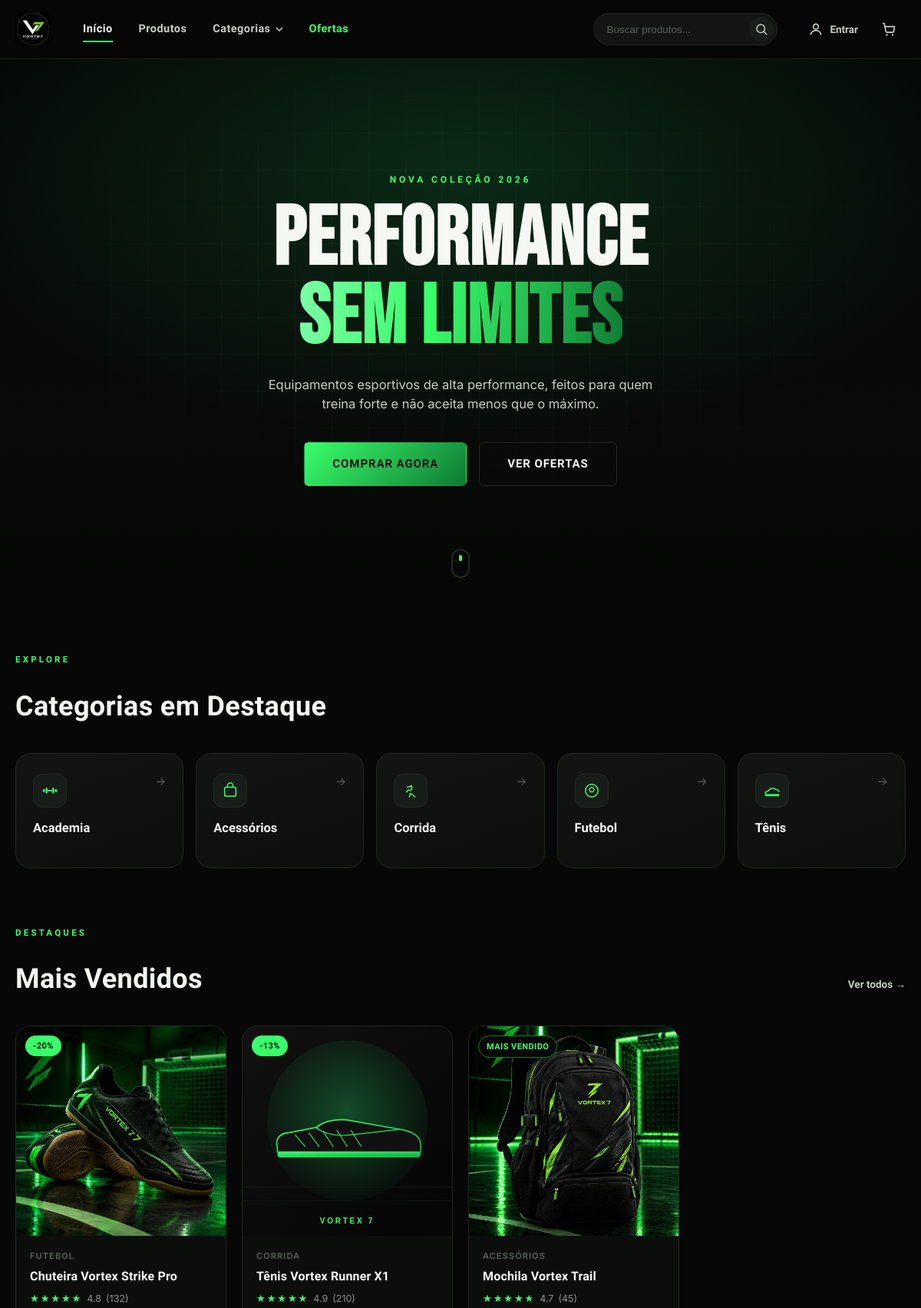
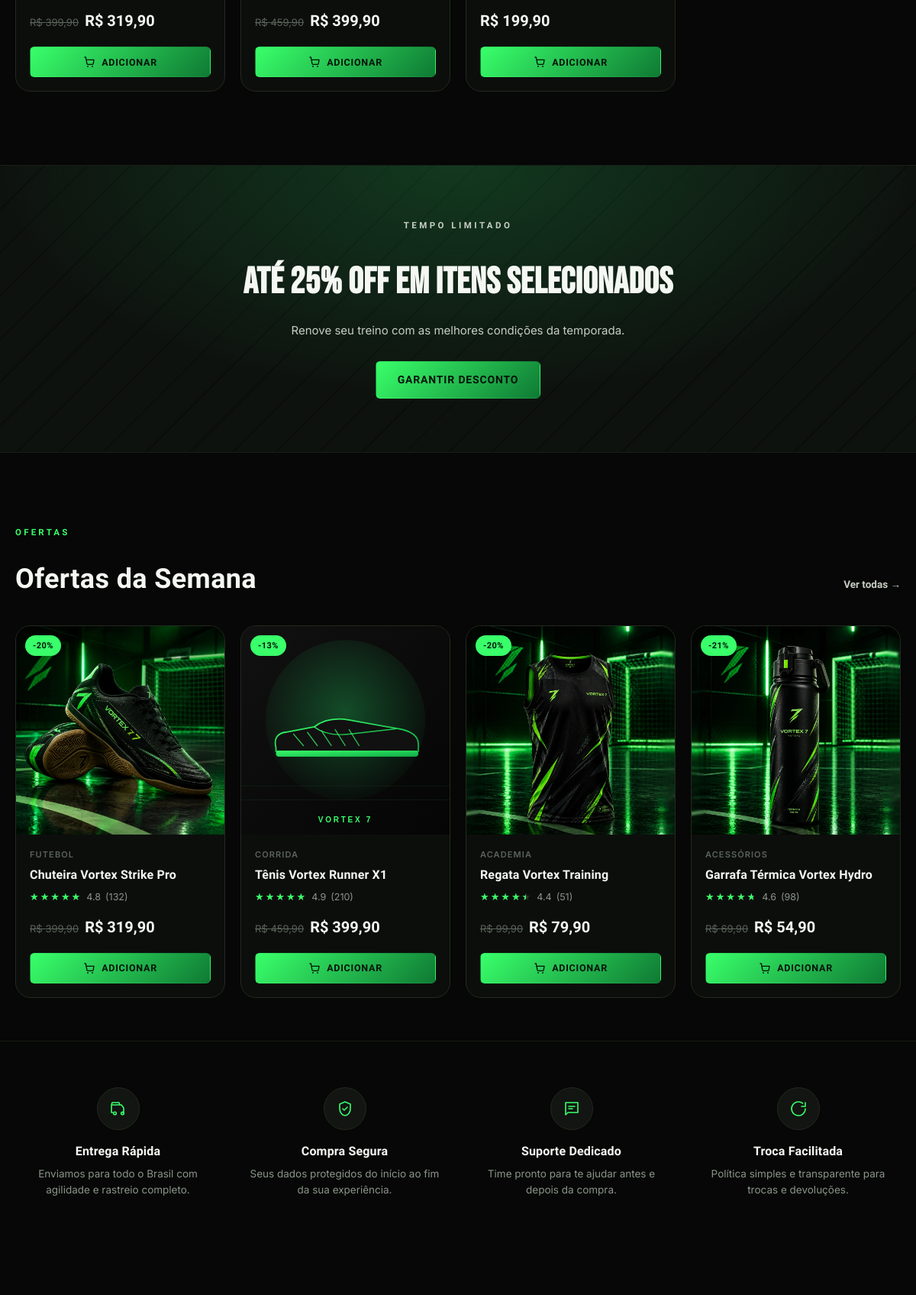
The app's page /vortex7/ (upper part) with its own data (2 pictures, top to bottom).
### tables this page shows
CREATE TABLE categories (
            id INTEGER PRIMARY KEY AUTOINCREMENT,
            name TEXT NOT NULL UNIQUE,
            slug TEXT NOT NULL UNIQUE
        );

CREATE TABLE products (
            id INTEGER PRIMARY KEY AUTOINCREMENT,
            name TEXT NOT NULL,
            description TEXT,
            price REAL NOT NULL,
            promo_price REAL,
            category_id INTEGER NOT NULL,
            image TEXT,
            stock INTEGER NOT NULL DEFAULT 0,
            rating REAL DEFAULT 4.5,
            reviews_count INTEGER DEFAULT 0,
            sizes TEXT,
            colors TEXT,
            featured INTEGER DEFAULT 0,
            FOREIGN KEY (category_id) REFERENCES categories(id)
        );

### vortex7/routes.py (the view)
@app.route("/")
def index():
    db = get_db()
    featured = db.execute(
        "SELECT p.*, c.name as category_name FROM products p JOIN categories c ON p.category_id = c.id "
        "WHERE p.featured = 1 ORDER BY p.id"
    ).fetchall()
    offers = db.execute(
        "SELECT p.*, c.name as category_name FROM products p JOIN categories c ON p.category_id = c.id "
        "WHERE p.promo_price IS NOT NULL ORDER BY p.id"
    ).fetchall()
    categories = db.execute("SELECT * FROM categories ORDER BY name").fetchall()
    return render_template(
        "vortex7/index.html", featured=featured, offers=offers, categories=categories
    )

### vortex7/admin.py (called while the page is built, shortened)
@admin_bp.app_context_processor
def _admin_ctx():
    if not request.endpoint or not request.endpoint.startswith("vortex7.admin."):
        return {}

### vortex7/common.py (called while the page is built, shortened)
def get_db():
    if "db" not in g:
        g.db = sqlite3.connect(DB_PATH, timeout=15)
        g.db.row_factory = sqlite3.Row
        g.db.execute("PRAGMA foreign_keys = ON")
    return g.db

def load_settings(db=None):
    db = db or get_db()
    data = dict(DEFAULT_SETTINGS)
    for row in db.execute("SELECT key, value FROM settings"):
        data[row["key"]] = row["value"]
    return data

def format_brl(value):
    value = float(value or 0)
    return f"{value:,.2f}".replace(",", "X").replace(".", ",").replace("X", ".")

def csrf_token():
    token = session.get("_csrf")
    if not token:
        token = secrets.token_urlsafe(24)
        session["_csrf"] = token
    return token

def csrf_input():
    return Markup(f'<input type="hidden" name="csrf_token" value="{csrf_token()}">')

def verify_csrf():
    if request.method not in ("POST", "PUT", "PATCH", "DELETE"):
        return None

### vortex7/routes.py (called while the page is built)
def get_cart():
    return session.get("cart", {})

def cart_count():
    cart = get_cart()
    return sum(item["qty"] for item in cart.values())

@app.context_processor
def inject_globals():
    db = get_db()
    categories = db.execute("SELECT * FROM categories ORDER BY name").fetchall()
    return {
        "nav_categories": categories,
        "cart_count": cart_count(),
        "current_user": session.get("user_name"),
        "store_test_mode": load_settings(db).get("test_mode") == "1",
    }

def _find_photo(base):
    for ext in PHOTO_EXTS:
        fname = f"{base}.{ext}"
        if os.path.exists(os.path.join(PRODUCT_IMG_DIR, fname)):
            return fname
    return None

def _static_url(fname):
    path = os.path.join(PRODUCT_IMG_DIR, fname)
    try:
        version = int(os.path.getmtime(path))  # evita cache ao trocar a foto
    except OSError:
        version = 0
    return url_for("vortex7.static", filename="images/products/" + fname, v=version)

@app.app_template_global("product_img")
def product_img(product):
    image = product["image"] or ""
    if not image:
        return _static_url("placeholder.svg")
    base = os.path.splitext(image)[0]
    return _static_url(_find_photo(base) or image)

@app.app_template_filter("discount")
def discount_percent(price, promo_price):
    if promo_price and price > 0:
        return round((1 - (promo_price / price)) * 100)
    return 0

### vortex7/templates/vortex7/index.html (shortened to what this page needs)
{% extends "vortex7/base.html" %}
{% block content %}
<section class="hero">
  <div class="hero-bg-grid"></div>
  <div class="container hero-inner">
    <p class="hero-eyebrow">NOVA COLEÇÃO 2026</p>
    <h1 class="hero-title">PERFORMANCE<br><span>SEM LIMITES</span></h1>
    <p class="hero-subtitle">Equipamentos esportivos de alta performance, feitos para quem treina forte e não aceita menos que o máximo.</p>
    <div class="hero-actions">
      <a href="{{ url_for('vortex7.produtos') }}" class="btn btn-primary btn-lg">COMPRAR AGORA</a>
      <a href="{{ url_for('vortex7.ofertas') }}" class="btn btn-outline btn-lg">VER OFERTAS</a>
    </div>
  </div>
  <div class="hero-scroll-cue"><span></span></div>
</section>
<section class="categories-section">
  <div class="container">
    <div class="section-head">
      <p class="section-eyebrow">EXPLORE</p>
      <h2>Categorias em Destaque</h2>
    </div>
    <div class="categories-grid">
      {% for c in categories %}
      <a href="{{ url_for('vortex7.produtos', categoria=c['slug']) }}" class="category-card cat-{{ c['slug'] }}">
        <span class="category-icon">
          {% if c['slug']=='futebol' %}
          <svg viewBox="0 0 24 24" fill="none"><circle cx="12" cy="12" r="9" stroke="currentColor" stroke-width="1.6"/><path d="M12 7l3.5 2.6-1.3 4.1H9.8L8.5 9.6z" stroke="currentColor" stroke-width="1.4" stroke-linejoin="round"/></svg>
          {% elif c['slug']=='academia' %}
          <svg viewBox="0 0 24 24" fill="none"><rect x="2" y="10" width="3" height="4" rx="1" fill="currentColor"/><rect x="19" y="10" width="3" height="4" rx="1" fill="currentColor"/><rect x="6" y="8" width="2.5" height="8" rx="1" fill="currentColor"/><rect x="15.5" y="8" width="2.5" height="8" rx="1" fill="currentColor"/><rect x="8.5" y="11" width="7" height="2" fill="currentColor"/></svg>
          {% elif c['slug']=='corrida' %}
          <svg viewBox="0 0 24 24" fill="none"><path d="M13 4a1.5 1.5 0 100 3 1.5 1.5 0 000-3z" fill="currentColor"/><path d="M10 21l2-5 3 2 3 3M6 14l3-3 3 1 2-4-2-2-5 1" stroke="currentColor" stroke-width="1.6" stroke-linecap="round" stroke-linejoin="round"/></svg>
          {% elif c['slug']=='tenis' %}
          <svg viewBox="0 0 24 24" fill="none"><path d="M2 17h20v2a1 1 0 01-1 1H3a1 1 0 01-1-1z" fill="currentColor"/><path d="M2 17c0-3 2-4 5-5 2-3 4-4 7-3l6 2c1 .3 2 1.2 2 3" stroke="currentColor" stroke-width="1.6" stroke-linejoin="round"/></svg>
          {% else %}
          <svg viewBox="0 0 24 24" fill="none"><rect x="4" y="7" width="16" height="13" rx="2" stroke="currentColor" stroke-width="1.6"/><path d="M8 7V5a4 4 0 018 0v2" stroke="currentColor" stroke-width="1.6"/></svg>
          {% endif %}
        </span>
        <span class="category-name">{{ c['name'] }}</span>
        <span class="category-arrow">→</span>
      </a>
      {% endfor %}
    </div>
  </div>
</section>
<section class="products-section">
  <div class="container">
    <div class="section-head">
      <p class="section-eyebrow">DESTAQUES</p>
      <h2>Mais Vendidos</h2>
      <a href="{{ url_for('vortex7.produtos') }}" class="section-link">Ver todos →</a>
    </div>
    <div class="products-grid">
      {% for p in featured %}
        {% include "vortex7/_product_card.html" %}
      {% endfor %}
    </div>
  </div>
</section>
<section class="promo-banner">
  <div class="container promo-banner-inner">
    <div class="promo-content">
      <p class="promo-eyebrow">TEMPO LIMITADO</p>
      <h2>ATÉ 25% OFF EM ITENS SELECIONADOS</h2>
      <p>Renove seu treino com as melhores condições da temporada.</p>
      <a href="{{ url_for('vortex7.ofertas') }}" class="btn btn-primary">GARANTIR DESCONTO</a>
    </div>
  </div>
</section>
<section class="products-section">
  <div class="container">
    <div class="section-head">
      <p class="section-eyebrow">OFERTAS</p>
      <h2>Ofertas da Semana</h2>
      <a href="{{ url_for('vortex7.ofertas') }}" class="section-link">Ver todas →</a>
    </div>
    <div class="products-grid">
      {% for p in offers %}
        {% include "vortex7/_product_card.html" %}
      {% endfor %}
    </div>
  </div>
</section>
<section class="benefits-section">
  <div class="container benefits-grid">
    <div class="benefit-item">
      <div class="benefit-icon">
        <svg viewBox="0 0 24 24" fill="none"><path d="M3 7h13l3 4v6h-2M3 7v10h2M3 7l1-3h9l1 3" stroke="currentColor" stroke-width="1.6" stroke-linejoin="round"/><circle cx="7.5" cy="18" r="1.8" stroke="currentColor" stroke-width="1.6"/><circle cx="17.5" cy="18" r="1.8" stroke="currentColor" stroke-width="1.6"/></svg>
      </div>
      <h3>Entrega Rápida</h3>
      <p>Enviamos para todo o Brasil com agilidade e rastreio completo.</p>
    </div>
    <div class="benefit-item">
      <div class="benefit-icon">
        <svg viewBox="0 0 24 24" fill="none"><path d="M12 3l7 3v6c0 5-3.2 8.4-7 9-3.8-.6-7-4-7-9V6z" stroke="currentColor" stroke-width="1.6" stroke-linejoin="round"/><path d="M9 12l2 2 4-4" stroke="currentColor" stroke-width="1.6" stroke-linecap="round" stroke-linejoin="round"/></svg>
      </div>
      <h3>Compra Segura</h3>
      <p>Seus dados protegidos do início ao fim da sua experiência.</p>
    </div>
    <div class="benefit-item">
      <div class="benefit-icon">
        <svg viewBox="0 0 24 24" fill="none"><path d="M4 4h16v13H7l-3 3z" stroke="currentColor" stroke-width="1.6" stroke-linejoin="round"/><path d="M8 9h8M8 12h5" stroke="currentColor" stroke-width="1.6" stroke-linecap="round"/></svg>
      </div>
      <h3>Suporte Dedicado</h3>
      <p>Time pronto para te ajudar antes e depois da compra.</p>
    </div>
    <div class="benefit-item">
      <div class="benefit-icon">
        <svg viewBox="0 0 24 24" fill="none"><path d="M21 12a9 9 0 11-3.5-7.1" stroke="currentColor" stroke-width="1.6" stroke-linecap="round"/><path d="M21 4v5h-5" stroke="currentColor" stroke-width="1.6" stroke-linecap="round" stroke-linejoin="round"/></svg>
      </div>
      <h3>Troca Facilitada</h3>
      <p>Política simples e transparente para trocas e devoluções.</p>
    </div>
  </div>
</section>
<section class="reviews-section">
</section>
{% endblock %}

### vortex7/templates/vortex7/_product_card.html (shortened to what this page needs)
<article class="product-card">
  {% if p['promo_price'] %}
  <span class="badge badge-discount">-{{ p['price']|discount(p['promo_price']) }}%</span>
  {% elif p['featured'] %}
  <span class="badge badge-best">MAIS VENDIDO</span>
  {% endif %}
  <a href="{{ url_for('vortex7.produto', product_id=p['id']) }}" class="product-image-link">
    <img src="{{ product_img(p) }}" alt="{{ p['name'] }}" loading="lazy" class="product-image">
  </a>
  <div class="product-info">
    <span class="product-category">{{ p['category_name'] if p['category_name'] is defined else '' }}</span>
    <h3 class="product-name"><a href="{{ url_for('vortex7.produto', product_id=p['id']) }}">{{ p['name'] }}</a></h3>
    <div class="product-rating">
      <span class="stars" style="--rating: {{ p['rating'] }}"><span class="stars-fill"></span></span>
      <span class="rating-value">{{ p['rating'] }}</span>
      <span class="rating-count">({{ p['reviews_count'] }})</span>
    </div>
    <div class="product-price-row">
      {% if p['promo_price'] %}
      <span class="price-old">R$ {{ p['price']|brl }}</span>
      <span class="price-current">R$ {{ p['promo_price']|brl }}</span>
      {% else %}
      <span class="price-current">R$ {{ p['price']|brl }}</span>
      {% endif %}
    </div>
    <form action="{{ url_for('vortex7.adicionar_carrinho', product_id=p['id']) }}" method="post" class="product-add-form">
      <button type="submit" class="btn btn-primary btn-add-cart" {% if p['stock'] == 0 %}disabled{% endif %}>
        {% if p['stock'] == 0 %}INDISPONÍVEL{% else %}
        ADICIONAR
        {% endif %}
      </button>
    </form>
  </div>
</article>

### records on screen
categories: slug "academia" (drawn), name "Academia"
categories: slug "acessorios" (drawn), name "Acessórios"
categories: slug "corrida" (drawn), name "Corrida"
categories: slug "futebol" (drawn), name "Futebol"
categories: slug "tenis" (drawn), name "Tênis"
products: price|discount "20", shows a picture, name "FUTEBOL", name "Chuteira Vortex Strike Pro", rating "4.8", reviews_count "132", price|brl "399,90", promo_price|brl "319,90", stock "ADICIONAR"
products: price|discount "13", shows a picture, name "CORRIDA", name "Tênis Vortex Runner X1", rating "4.9", reviews_count "210", price|brl "459,90", promo_price|brl "399,90", stock "ADICIONAR"
products: featured "MAIS VENDIDO", shows a picture, name "ACESSÓRIOS", name "Mochila Vortex Trail", rating "4.7", reviews_count "45", price|brl "199,90", stock "ADICIONAR"
products: price|discount "20", shows a picture, name "ACADEMIA", name "Regata Vortex Training", rating "4.4", reviews_count "51", price|brl "99,90", promo_price|brl "79,90", stock "ADICIONAR"
products: price|discount "21", shows a picture, name "ACESSÓRIOS", name "Garrafa Térmica Vortex Hydro", rating "4.6", reviews_count "98", price|brl "69,90", promo_price|brl "54,90", stock "ADICIONAR"
